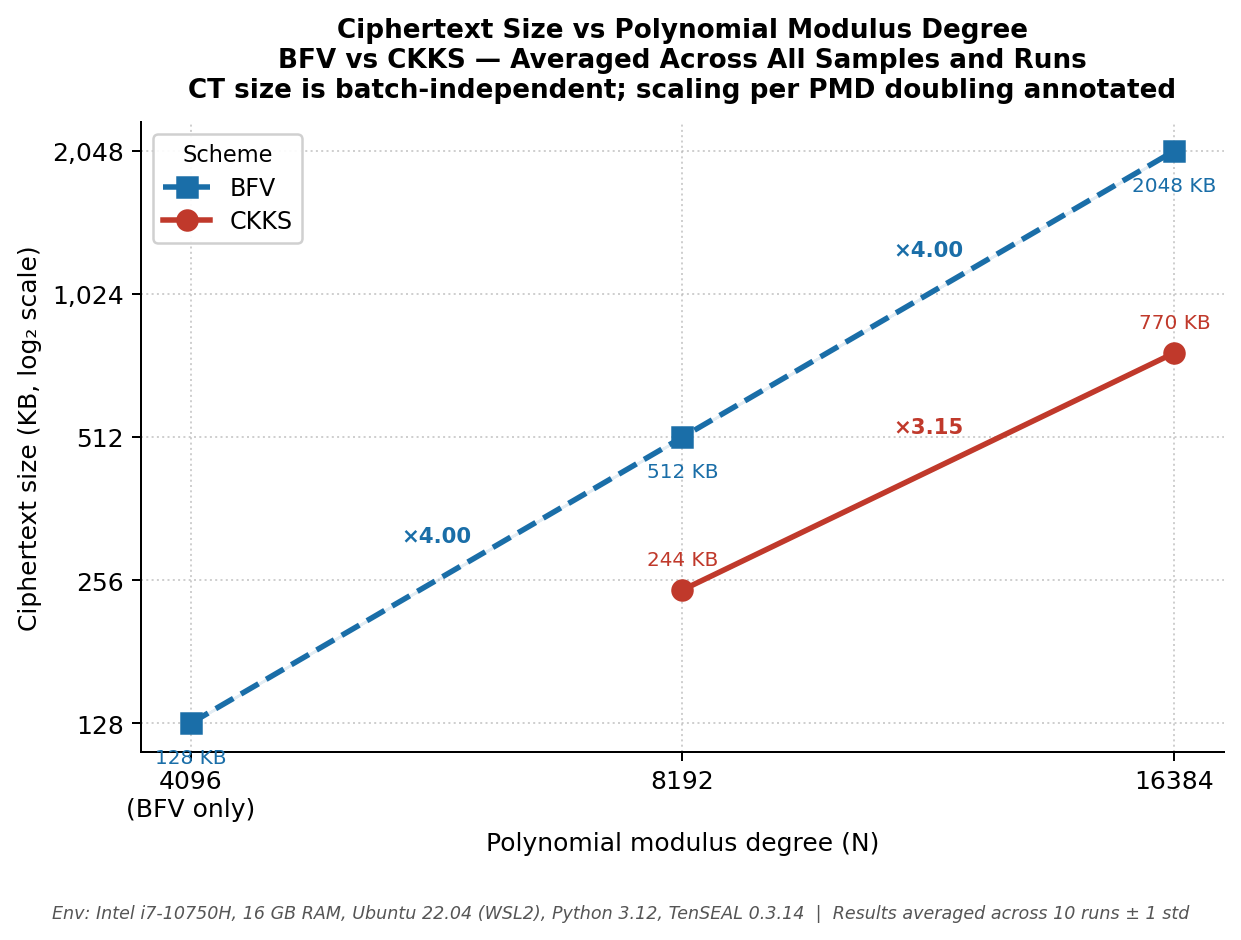

This figure's Python source:
"""
Plot 3 — Ciphertext size vs polynomial modulus degree, BFV vs CKKS.

CT size is batch-independent: it depends only on poly modulus degree (N)
and the coefficient modulus chain, not on the number of samples encrypted.
Scaling per PMD doubling:
  BFV  ×4.00 — coeff modulus grows proportionally with N (integer arithmetic)
  CKKS ×3.15 — coeff modulus chain structure is sparser (fewer rescue primes)

Storage implication for encrypted genomics pipelines:
  At N=16384: BFV ~835 KB/sample, CKKS ~264 KB/sample.
  For 800 samples: BFV ≈ 668 MB total, CKKS ≈ 211 MB total.
  Both are ~10–40× plaintext footprint; must be accounted for in cloud
  storage budgets and network transfer costs.

Results averaged across 10 independent runs (std negligible for CT size).

Hardware: Intel i7-10750H, 16 GB RAM, Ubuntu 22.04 (WSL2)
Software: Python 3.12, TenSEAL 0.3.14

HE parameters:
  CKKS — N=8192:  coeff_mod=[40,30,30,40], scale=2^30
  CKKS — N=16384: coeff_mod=[60,40,40,60], scale=2^40
  BFV  — N=4096/8192/16384: default SEAL integer params
"""
import sys, os
sys.path.insert(0, os.path.dirname(__file__))
from plot_style import *

import pandas as pd
import numpy as np
import matplotlib.pyplot as plt
import matplotlib.ticker as ticker

bfv1  = pd.read_csv('results/phase3_bfv_dataset1.csv')
bfv2  = pd.read_csv('results/phase3_bfv_dataset2.csv')
ckks1 = pd.read_csv('results/phase3_ckks_dataset1.csv')
ckks2 = pd.read_csv('results/phase3_ckks_dataset2.csv')
all_data = pd.concat([bfv1, bfv2, ckks1, ckks2], ignore_index=True)

ct = (all_data
    .groupby(['scheme', 'poly_mod_degree'])['ct_size_kb']
    .agg(mean='mean', std='std').reset_index())

bfv_ct  = ct[ct['scheme'] == 'BFV'].sort_values('poly_mod_degree')
ckks_ct = ct[ct['scheme'] == 'CKKS'].sort_values('poly_mod_degree')

bfv_ratios  = bfv_ct['mean'].values[1:] / bfv_ct['mean'].values[:-1]
ckks_ratios = ckks_ct['mean'].values[1:] / ckks_ct['mean'].values[:-1]

fig, ax = plt.subplots(figsize=(7, 5))

for scheme, df_ct in [('BFV', bfv_ct), ('CKKS', ckks_ct)]:
    pmds = df_ct['poly_mod_degree'].values
    key  = (scheme, pmds[-1])
    ax.plot(pmds, df_ct['mean'],
            color=COLORS[key], marker=MARKERS[key],
            linestyle=LINESTYLES[scheme], linewidth=LW, markersize=8,
            label=scheme, zorder=3)
    ax.fill_between(pmds,
                    df_ct['mean'] - df_ct['std'],
                    df_ct['mean'] + df_ct['std'],
                    color=COLORS[key], alpha=BAND_ALPHA)

# ── Ratio annotations at geometric midpoints ─────────────────────────────
bfv_pmds = bfv_ct['poly_mod_degree'].values
bfv_vals = bfv_ct['mean'].values
for i, ratio in enumerate(bfv_ratios):
    mid_x = np.sqrt(bfv_pmds[i] * bfv_pmds[i + 1])
    mid_y = np.sqrt(bfv_vals[i] * bfv_vals[i + 1]) * 1.18
    ax.text(mid_x, mid_y, f'×{ratio:.2f}', ha='center', va='bottom',
            fontsize=8.5, color=COLORS[('BFV', 16384)], fontweight='bold')

ckks_pmds = ckks_ct['poly_mod_degree'].values
ckks_vals = ckks_ct['mean'].values
for i, ratio in enumerate(ckks_ratios):
    mid_x = np.sqrt(ckks_pmds[i] * ckks_pmds[i + 1])
    mid_y = np.sqrt(ckks_vals[i] * ckks_vals[i + 1]) * 1.18
    ax.text(mid_x, mid_y, f'×{ratio:.2f}', ha='center', va='bottom',
            fontsize=8.5, color=COLORS[('CKKS', 16384)], fontweight='bold')

# ── KB value labels ───────────────────────────────────────────────────────
for _, row in bfv_ct.iterrows():
    ax.annotate(f"{row['mean']:.0f} KB",
                xy=(row['poly_mod_degree'], row['mean']),
                xytext=(0, -16), textcoords='offset points',
                ha='center', fontsize=8, color=COLORS[('BFV', 16384)])
for _, row in ckks_ct.iterrows():
    ax.annotate(f"{row['mean']:.0f} KB",
                xy=(row['poly_mod_degree'], row['mean']),
                xytext=(0, 10), textcoords='offset points',
                ha='center', fontsize=8, color=COLORS[('CKKS', 16384)])

# ── Axes: both log₂ ──────────────────────────────────────────────────────
ax.set_xscale('log', base=2)
ax.set_yscale('log', base=2)
ax.set_xticks([4096, 8192, 16384])
ax.set_xticklabels(['4096\n(BFV only)', '8192', '16384'])
ax.set_yticks([128, 256, 512, 1024, 2048])
ax.yaxis.set_major_formatter(ticker.FuncFormatter(lambda x, _: f'{int(x):,}'))

ax.set_xlabel('Polynomial modulus degree (N)', fontsize=10)
ax.set_ylabel('Ciphertext size (KB, log₂ scale)', fontsize=10)
style_ax(ax)
ax.legend(fontsize=9.5, title='Scheme', title_fontsize=9,
          loc='upper left', **LEGEND_KW)

# Caption text (copy into LaTeX):
#   "Ciphertext (CT) size in KB on a log₂–log₂ axis. CT size depends only
#    on poly modulus degree N and is independent of sample count (batch size).
#    BFV scales ×4.00 per PMD doubling; CKKS scales ×3.15, reflecting the
#    sparser coefficient modulus chain at each security level. Value labels
#    show mean KB. Std is negligible (<1 KB) and not shown."

add_env_note(fig)
plt.tight_layout()
plt.savefig('figures/plot3_ct_size.png', dpi=180, bbox_inches='tight')
plt.show()
print("Saved figures/plot3_ct_size.png")
